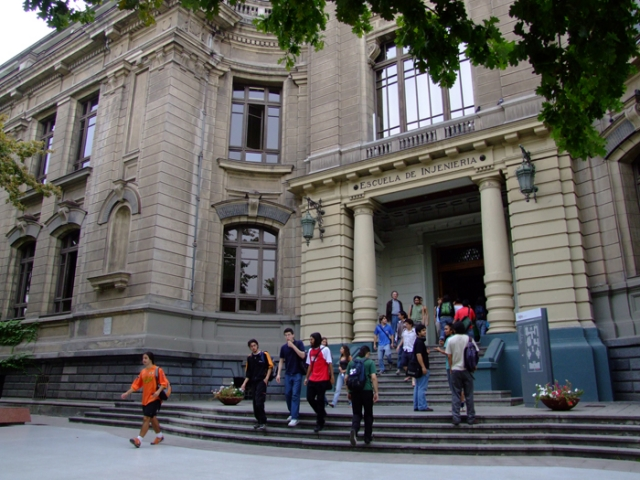
#> input picture imagen.jpg, 640 x 480 px
$ python ejemplo1.py imagen.jpg
#> lines starting #> are read from the running program, lines starting #| are printed output that depends on the picture; after the words box and inside, x2 and y2 are one past the last pixel; in counts of white or black regions, pixels touching at a corner belong together
# Vision Artificial
# Fecha: 11 de septiembre de 2023

import sys
import os
import cv2

if len(sys.argv) <= 1:
    print("uso: {} [nombre_de_imagen]".format(sys.argv[0]))
    sys.exit()

print("Usando OpenCV {} con Python {}.{}.{}".format(cv2.__version__, sys.version_info.major, sys.version_info.minor, sys.version_info.micro))

filename = sys.argv[1]
img_color = cv2.imread(filename, cv2.IMREAD_COLOR)
#> img_color is the input picture: shape (480, 640, 3); mean B, G, R 95.9, 97.6, 98.4
if img_color is None:
    sys.exit()
img_gris = cv2.cvtColor(img_color, cv2.COLOR_BGR2GRAY)
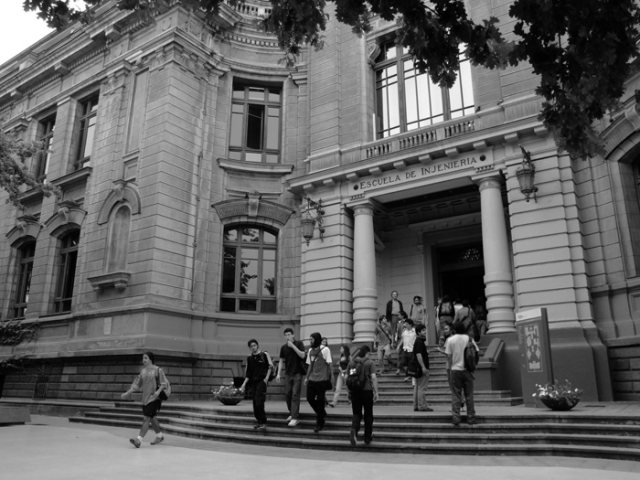
#> img_gris: shape (480, 640); min 0, max 255, mean 97.6
thresh, img_bin = cv2.threshold(img_gris, 0, 255, cv2.THRESH_BINARY | cv2.THRESH_OTSU)
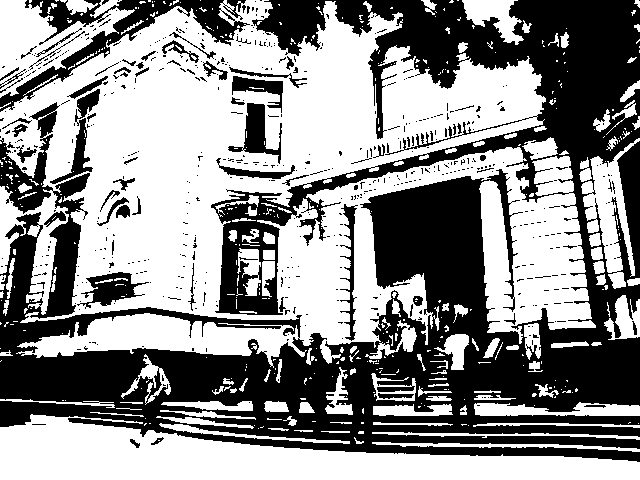
#> img_bin: shape (480, 640); 55.4% white; 549 black regions (486 under 20 px), largest, box (x1, y1, x2, y2) and area: (0, 0, 640, 462) 120373, (0, 0, 250, 112) 5631, (228, 103, 282, 164) 1165
#> thresh = 92
print("{} size={} binary_threshold={}".format(filename, img_color.shape, thresh))
#| imagen.jpg size=(480, 640, 3) binary_threshold=92.0
cv2.imshow(filename + " (color)", img_color)
cv2.imshow(filename + " (gris)", img_gris)
cv2.imshow(filename + " (bin)", img_bin)
cv2.waitKey(0)
cv2.destroyAllWindows()
